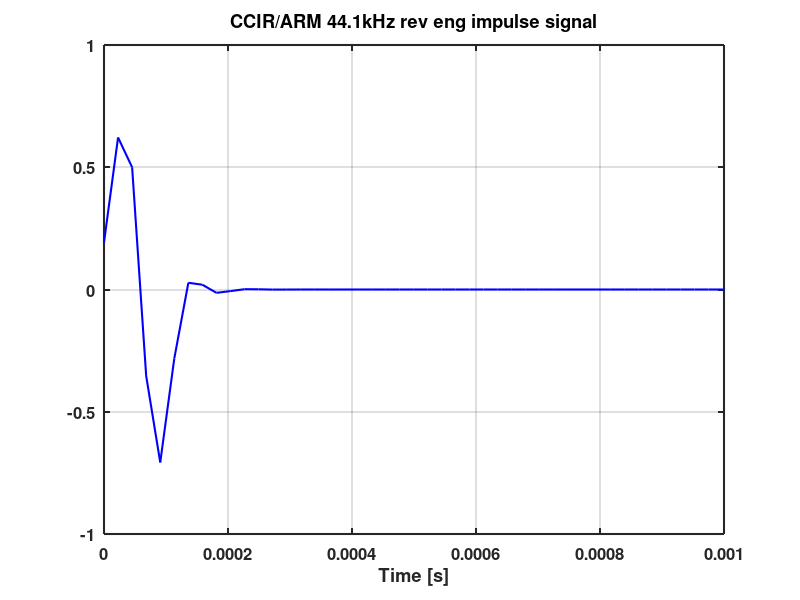
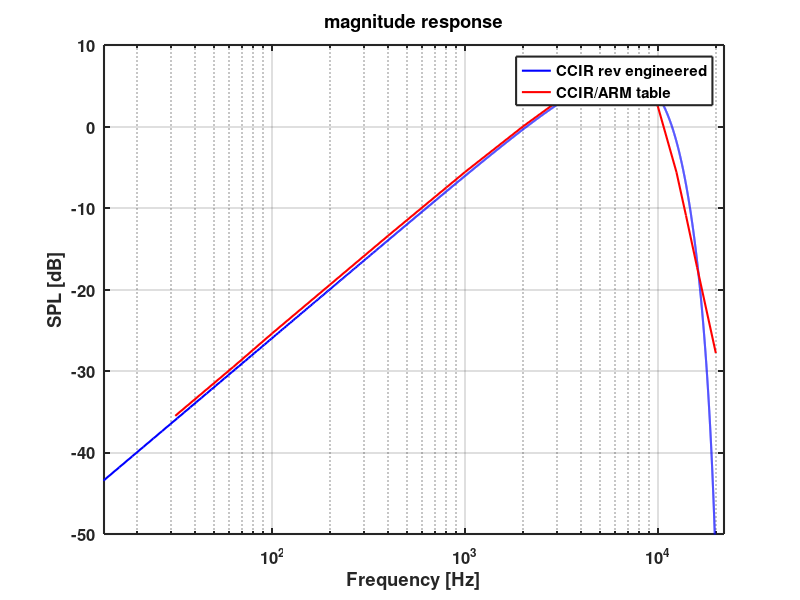

Recreate these plots in MATLAB, in order. (Note: this script raises an error after producing the figures.)
%CCIR filter reverse engineered
clear all;close all;clc
set(0,'DefaultLineLineWidth',1.5);
set(0,'DefaultAxesFontSize',12);
set(0,'DefaultAxesFontWeight','bold')
set(0,'DefaultAxesLineWidth',1.5)
disp('CCIR/ARM filter designs')

Po=2e-5;% SPL ref
try
    pkg load signal; %for Octave
catch
end
% -----------------------------------------------------------------
N=2^14;
%----------------------CCIR/ARM dB table-------------------------------
fr=[31.5 63 100 200 400 800 1000 2000 3150 4000 5000 6300 7100 8000 9000 10000 12500 14000 16000 20000];
CCIR=[-35.5 -29.5 -25.4 -19.4 -13.4 -7.5 -5.6 0.0 3.4 4.9 6.1 6.6 6.4 5.8 4.5 2.5 -5.6 -10.9 -17.3 -27.8];
%------------------this 44.1kHz fit needs optimization---------------------
fs=44100;
time=([1:N]'-1)/fs; % make time positive column vector starting at zero
signal=zeros(N,1);
impulse=zeros(N,1);
impulse(1)=1;%unit impulse
%--------
Wn=2*(8400)/fs;
% fair design Wn=8700, 2nd LP, 1st HP factor 1.05*4.7544
% good 44.1 peak design Wn=8400, 2 2nd LP W=1.1Wn, 2 (1st LP W=1.2Wn ?), 1st HP W=0.8Wn, factor=0.77*4.7544
%-------3 2nd-order LP + one 1st-order LP-------------
[b,a]=butter(2,1.3*Wn);
signal=impulse;
for k=1:1
   signal=filter(b,a,signal);
end
[b,a]=butter(1,1.4*Wn);
for k=1:2
   signal=filter(b,a,signal);
end
%---------1st order highpass---------
[b,a]=butter(1,0.8*Wn,'high');
signal=filter(b,a,signal);
multfactor=0.77*4.7544;% to bring gain=1 at 2kHz
signal=multfactor*signal;
%--------------------time plot----------------------------
figure(10)
plot(time,signal,'b');
grid on;
axis([0 .001 -1 1]);
title('CCIR/ARM 44.1kHz rev eng impulse signal')
xlabel('Time [s]')
%-----------------freq plot-----------------
OUTPUT=fft(signal);
f=([1:N/2+1]'-1)*fs/N;
figure(20);
semilogx(f,20*log10(abs(OUTPUT(1:floor(N/2+1)))),'b');
grid on;hold on;
semilogx(fr,CCIR,'r');
pk=10*ceil(max(20*log10(abs(OUTPUT)))/10);
axis([5*fs/N,fs/2,pk-60,pk])
legend('CCIR rev engineered','CCIR/ARM table','Location','Best');%,'ITUMAG','ITUFILT','ITUFILT2','Location','Best')
xlabel('Frequency [Hz]')
ylabel('SPL [dB]')
title('magnitude response');
%--------------phase response--------------------
% figure(30);
% semilogx(f,(180/pi)*angle(OUTPUT(1:floor(N/2+1))),'b');
% grid on;
% axis([fs/N,fs/2,-180,180])
% xlabel('Frequency [Hz]')
% ylabel('phase')
% title('net phase response');
%------------------yule-walker 44.1kHz filter design----------------
fs=44100;
frdc=[0 31.5 63 100 200 400 800 1000 2000 3150 4000 5000 6300 7100 8000 9000 10000 12500 14000 16000 20000  fs/2];
CCIR=[-100 -35.5 -29.5 -25.4 -19.4 -13.4 -7.5 -5.6 0.0 3.4 4.9 6.1 6.6 6.4 5.8 4.5 2.5 -5.6 -10.9 -17.3 -27.8 -32];
Wn=2*frdc/fs;
CCIRmag=10.^(CCIR/20);
[b,a]=yulewalk(12,Wn,CCIRmag);
[d,c]=butter(1,2*370/fs,'high');% this corrects DC-LF with highpass
%------------------compactify into single filter----------------
%signal=filter(conv(b,d),conv(a,c),impulse);
fb=conv(b,d);ea=conv(a,c);
signal=filter(fb,ea,impulse);
%-----------------plot time---------------
% time=([1:N]'-1)/fs;
% figure(40)
% plot(time,signal,'b');
% grid on;
% axis([0 .001 -1 1]);
% title('CCIR/ARM julewalk 44.1k impulse signal')
% xlabel('Time [s]')
%----------------------plot CCIR yulewalk response------------
f=[0:N/2]*fs/N;
OUTPUT=fft(signal);
%--------------------------------------------------------------------
figure(50);
semilogx(f,20*log10(abs(OUTPUT(1:floor(N/2+1)))),'b');
grid on;hold on;
semilogx(frdc,CCIR,'r');
pk=10*ceil(max(20*log10(abs(OUTPUT)))/10);
axis([fs/N,fs/2,pk-60,pk])
legend('CCIR yulewalk','CCIR/ARM table','Location','Best');%,'ITUMAG','ITUFILT','ITUFILT2','Location','Best')
xlabel('Frequency [Hz]')
ylabel('SPL [dB]')
title('44.1 CCIR magnitude response');
%------------------yule-walker 96kHz filter design----------------
fs=96000;
frdc=[0 31.5 63 100 200 400 800 1000 2000 3150 4000 5000 6300 7100 8000 9000 10000 12500 14000 16000 20000 25000 30000 fs/2];
CCIR=[-inf -35.5 -29.5 -25.4 -19.4 -13.4 -7.5 -5.6 0.0 3.4 4.9 6.1 6.6 6.4 5.8 4.5 2.5 -5.6 -10.9 -17.3 -27.8 -35 -50 -inf];
Wn=2*frdc/fs;
CCIRmag=10.^(CCIR/20);
[b,a]=yulewalk(12,Wn,CCIRmag);%%%%%%%%%%%%%%%%%%%%%
[d,c]=butter(1,2*750/fs,'high');% this corrects DC-LF with highpass
%------------------compactify into single filter----------------
%signal=filter(conv(b,d),conv(a,c),impulse);
fb=conv(b,d);ea=conv(a,c);
signal=filter(fb,ea,impulse);
%-----------------plot time---------------
% time=([1:N]'-1)/fs;
% figure(60)
% plot(time,signal,'b');
% grid on;
% axis([0 .001 -1 1]);
% title('CCIR/ARM julewalk 96k impulse signal')
% xlabel('Time [s]')
%----------------------plot yulewalk freq------------
f=[0:N/2]*fs/N;
OUTPUT=fft(signal);
%--------------------------------------------------------------------
figure(70);
semilogx(f,20*log10(abs(OUTPUT(1:floor(N/2+1)))),'b');
grid on;hold on;
semilogx(frdc,CCIR,'r');
pk=10*ceil(max(20*log10(abs(OUTPUT)))/10);
axis([fs/N,fs/2,pk-60,pk])
legend('CCIR yulewalk','CCIR/ARM table','Location','Best');%,'ITUMAG','ITUFILT','ITUFILT2','Location','Best')
xlabel('Frequency [Hz]')
ylabel('SPL [dB]')
title('96k CCIR magnitude response');
%----------------------------------------------------------


disp('-----------------------------finished------------------------')


